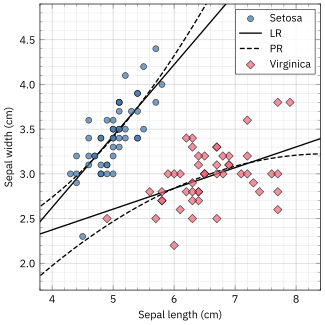

The Python source for this figure:
import numpy as np
import pub_style
from sklearn.linear_model import LinearRegression
from sklearn.preprocessing import PolynomialFeatures
from sklearn.datasets import load_iris

iris_data = load_iris()
X_data = iris_data.data
y_target = iris_data.target

feature_names = iris_data.feature_names
target_names = iris_data.target_names

x_col = 0
y_col = 1

polynomial_degree = 2

datasets_to_plot = ["setosa", "virginica"]

pub_style.use(False)
pub_style.use_font('IBM Plex Sans')
fig, ax = pub_style.new_figure(minor_ticks=True, despine=False, ratio=1)

ax.set_xlabel(f"{feature_names[x_col].capitalize()}")
ax.set_ylabel(f"{feature_names[y_col].capitalize()}")

# ax.grid(True, which="major", linestyle="-", linewidth=0.5, alpha=0.6)
# ax.grid(True, which="minor", linestyle="-", linewidth=0.4, alpha=0.3)
# ax.set_axisbelow(True)
pub_style.griddify() # griddify does all of the above!

markers = ['o', 's', 'D']

# # And the colour for the lines (regressions):
# regression_color = "#8a8a8a"  # <-- neutral grey
regression_color = 'k'
# regression_color = '#7f9fa1' # <-- greyish seafoam

# # Plotting in a loop for each dataset:
all_data_x_to_plot = []
all_data_y_to_plot = []
regression_flag = 0  # control plotting of regression labels
for class_name in datasets_to_plot:
    class_index = list(target_names).index(class_name)  # Get correct label
    class_mask = y_target == class_index
    data_x = X_data[class_mask, x_col].reshape(-1, 1)
    data_y = X_data[class_mask, y_col]

    # Scatter plot:
    ax.scatter(
        data_x,
        data_y,
        label=class_name.capitalize(),
        s=20,
        # color = dataset_colors[class_index],
        # edgecolors=dataset_line_colors[class_index],
        edgecolors='k',
        marker=markers[class_index],
        # linewidths = 1.5,
        zorder=3,
        alpha=0.7,
    )

    # Linear regression:
    lin_model = LinearRegression().fit(data_x, data_y)
    x_range = np.linspace(data_x.min() - 2.0, data_x.max() + 2.0, 100).reshape(-1, 1)
    y_pred_linear = lin_model.predict(x_range)
    ax.plot(
        x_range,
        y_pred_linear,
        label="LR" if regression_flag == 0 else "_nolegend_",
        # linewidth = 2.6,
        color=regression_color,
        zorder=2,  # use the z-order to force scatter to be displayed over lines
    )

    # Polynomial regression:
    poly = PolynomialFeatures(polynomial_degree)
    data_x_poly = poly.fit_transform(data_x)
    poly_model = LinearRegression().fit(data_x_poly, data_y)
    x_range_poly = poly.transform(x_range)
    y_pred_poly = poly_model.predict(x_range_poly)
    ax.plot(
        x_range,
        y_pred_poly,
        label="PR" if regression_flag == 0 else "_nolegend_",
        # linewidth = 2.6,
        color=regression_color,
        linestyle="--",
        zorder=2,
    )

    # Tracking which data we plot to adjust plotting limits later:
    all_data_x_to_plot.extend(data_x)
    all_data_y_to_plot.extend(data_y)

    regression_flag += 1

# After the loop, replace ax.margins(0) with:
x_min, x_max = np.min(all_data_x_to_plot), np.max(all_data_x_to_plot)
y_min, y_max = np.min(all_data_y_to_plot), np.max(all_data_y_to_plot)

ax.set_xlim(x_min - 0.5, x_max + 0.5)
ax.set_ylim(y_min - 0.5, y_max + 0.5)
ax.legend()

fig.savefig("plots-gallery/regresfigure.svg")
